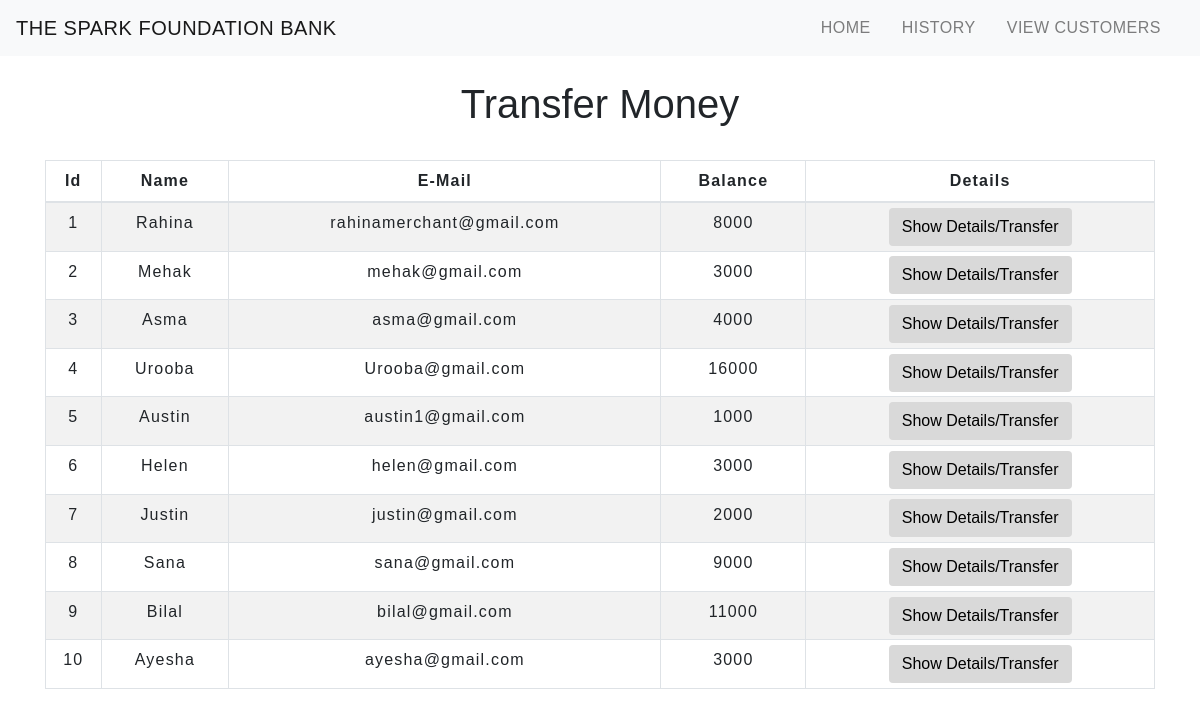
The app's page /transfermoney.php with its own data.
### tables this page shows
CREATE TABLE `users` (
  `id` int(5) NOT NULL,
  `name` text NOT NULL,
  `email` varchar(30) NOT NULL,
  `balance` int(8) NOT NULL
);

### transfermoney.php (the view, shortened to what this page needs)
<!DOCTYPE html>
<html lang="en">
<head>
    <link rel="stylesheet" href="https://maxcdn.bootstrapcdn.com/bootstrap/4.0.0/css/bootstrap.min.css">
    <link rel="stylesheet" type="text/css" href="css/table.css">
    <link rel="stylesheet" type="text/css" href="css/navbar.css">
</head>
<body>
<?php
    $sql = "SELECT * FROM users";
    $result = mysqli_query($conn,$sql);
?>
<?php
  include 'navbar.php';
?>
<div class="container">
        <h2 class="text-center pt-4">Transfer Money</h2>
        <br>
            <div class="row">
                <div class="col">
                    <div class="table-responsive-sm">
                    <table class="table table-hover table-sm table-striped table-condensed table-bordered">
                        <thead>
                            <tr>
                            <th scope="col" class="text-center py-2">Id</th>
                            <th scope="col" class="text-center py-2">Name</th>
                            <th scope="col" class="text-center py-2">E-Mail</th>
                            <th scope="col" class="text-center py-2">Balance</th>
                            <th scope="col" class="text-center py-2">Details</th>
                            </tr>
                        </thead>
                        <tbody>
                <?php
                    while($rows=mysqli_fetch_assoc($result)){
                ?>
                    <tr>
                        <td class="py-2"><?php echo $rows['id'] ?></td>
                        <td class="py-2"><?php echo $rows['name']?></td>
                        <td class="py-2"><?php echo $rows['email']?></td>
                        <td class="py-2"><?php echo $rows['balance']?></td>
                        <td><a href="selecteduserdetail.php?id= <?php echo $rows['id'] ;?>"> <button type="button" class="btn">Show Details/Transfer</button></a></td>
                    </tr>
                <?php
                    }
                ?>
                        </tbody>
                    </table>
                    </div>
                </div>
            </div>
         </div>
</body>
</html>

### navbar.php (shortened to what this page needs)
<nav class="navbar navbar-expand-md navbar-light bg-light">
<a class="navbar-brand" href="index.php">THE SPARK FOUNDATION BANK</a>
<div class="collapse navbar-collapse" id="collapsibleNavbar">
      <ul class="navbar-nav ml-auto">
        <li class="nav-item">
          <a class="nav-link" href="index.php">HOME</a>
        </li>
        <li class="nav-item">
          <a class="nav-link" href="transactionhistory.php">HISTORY</a>
        </li>
        <li class="nav-item">
        <a class="nav-link" href="transfermoney.php"> VIEW CUSTOMERS</a>
        </li>
    </div>
 </nav>

### css/table.css (style rules this page uses)
* { padding: 0; margin: 0; box-sizing: border-box; font-family: sans-serif; }
h2 { font-size: 40px; }
table { letter-spacing: 1.2px; }
td { text-align: center; }
button { border:none; background: #d9d9d9; transition: 1s; }

### css/navbar.css (style rules this page uses)
.nav-link { margin-right: 15px; color:#2F363F; letter-spacing: 0.5px; transition: 0.5s; }
.navbar-brand { color: #4C4B4B; letter-spacing: 0.5px; }

### transfermoney.php (style rules this page uses)
button { transition: 1.5s; }

### records on screen
users: id "1", name "Rahina", email "rahinamerchant@gmail.com", balance "8000"
users: id "2", name "Mehak", email "mehak@gmail.com", balance "3000"
users: id "3", name "Asma", email "asma@gmail.com", balance "4000"
users: id "4", name "Urooba", email "Urooba@gmail.com", balance "16000"
users: id "5", name "Austin", email "austin1@gmail.com", balance "1000"
users: id "6", name "Helen", email "helen@gmail.com", balance "3000"
users: id "7", name "Justin", email "justin@gmail.com", balance "2000"
users: id "8", name "Sana", email "sana@gmail.com", balance "9000"
users: id "9", name "Bilal", email "bilal@gmail.com", balance "11000"
users: id "10", name "Ayesha", email "ayesha@gmail.com", balance "3000"
